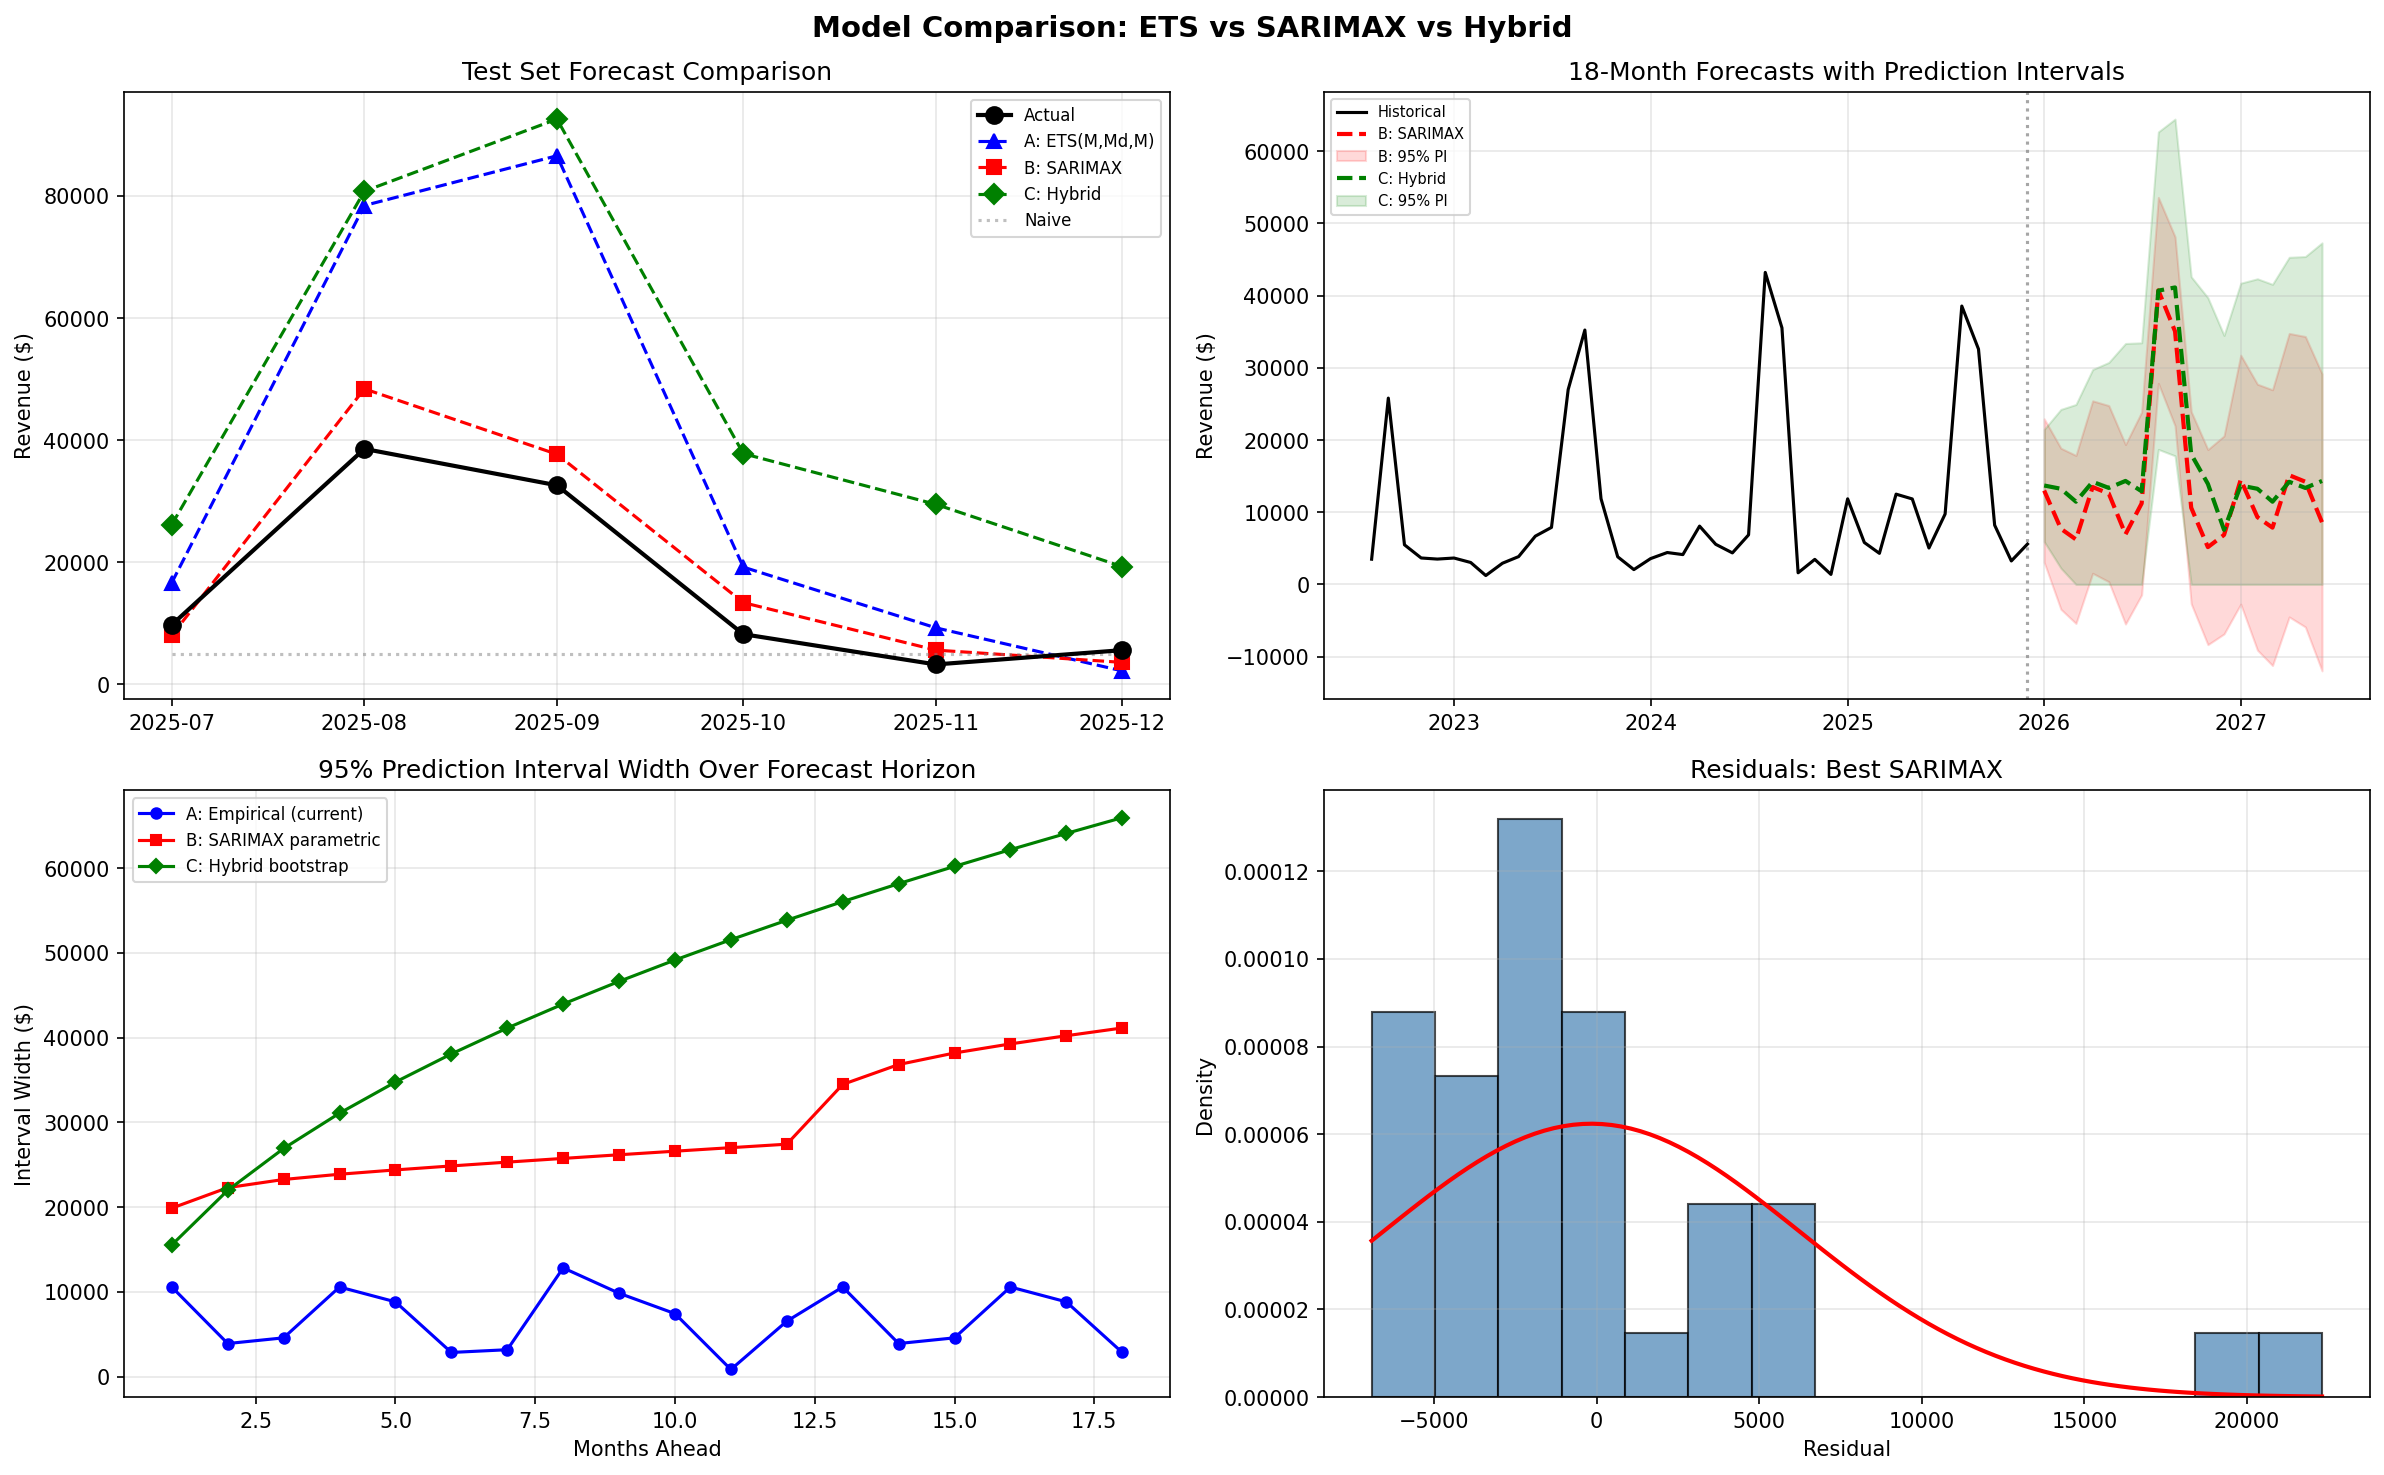

This figure's Python source:
"""
Model Comparison: ETS vs SARIMAX vs ETS+Regression Hybrid
==========================================================
Run this in VS Code to compare all three approaches on your data.

Usage:
    python model_comparison.py

Requires: pandas, numpy, statsmodels, scipy, matplotlib
Place this script in the same folder as Sales_Data_Urth Mama.csv
"""

import pandas as pd
import numpy as np
import matplotlib.pyplot as plt
import warnings
from statsmodels.tsa.holtwinters import ExponentialSmoothing
from statsmodels.tsa.statespace.sarimax import SARIMAX
from scipy import stats

warnings.filterwarnings('ignore')

# ==============================================================================
# STEP 1: LOAD & CLEAN DATA (same as your pipeline)
# ==============================================================================
print("=" * 70)
print("LOADING AND PREPARING DATA")
print("=" * 70)

df = pd.read_csv("Sales_Data_Urth Mama.csv")
df.columns = df.columns.str.strip().str.lower().str.replace(" ", "_", regex=False)
df["day"] = pd.to_datetime(df["day"], errors="coerce")

num_cols = ["product_variant_price", "discount_value", "orders", "gross_sales", "net_sales", "total_sales"]
for c in num_cols:
    if c in df.columns:
        df[c] = pd.to_numeric(df[c], errors="coerce")

# Aggregate to order level, then to monthly
df["year_month"] = df["day"].dt.to_period("M").dt.to_timestamp()
monthly_sales = df.groupby("year_month")["total_sales"].sum()
monthly_sales.index = pd.DatetimeIndex(monthly_sales.index)
monthly_sales = monthly_sales.asfreq("MS").ffill()

print(f"Monthly series: {len(monthly_sales)} months")
print(f"Range: {monthly_sales.index[0].strftime('%Y-%m')} to {monthly_sales.index[-1].strftime('%Y-%m')}")
print(f"Avg monthly revenue: ${monthly_sales.mean():,.0f}")

# ==============================================================================
# STEP 2: BUILD REGRESSORS
# ==============================================================================

def build_regressors(index):
    """Build exogenous regressor matrix for any date index."""
    exog = pd.DataFrame(index=index)

    # War dummies: Oct 2024, Nov 2024
    exog["war_oct24"] = (index == pd.Timestamp("2024-10-01")).astype(float)
    exog["war_nov24"] = (index == pd.Timestamp("2024-11-01")).astype(float)

    # Ramp-up indicator: 0 before July 2023, 1 after
    # (business was still growing in the first ~11 months)
    exog["mature"] = (index >= pd.Timestamp("2023-07-01")).astype(float)

    return exog


# ==============================================================================
# STEP 3: TRAIN/TEST SPLIT
# ==============================================================================

TEST_SIZE = 6
train_ts = monthly_sales.iloc[:-TEST_SIZE]
test_ts = monthly_sales.iloc[-TEST_SIZE:]

train_exog = build_regressors(train_ts.index)
test_exog = build_regressors(test_ts.index)

print(f"\nTrain: {len(train_ts)} months ({train_ts.index[0].strftime('%Y-%m')} to {train_ts.index[-1].strftime('%Y-%m')})")
print(f"Test:  {len(test_ts)} months ({test_ts.index[0].strftime('%Y-%m')} to {test_ts.index[-1].strftime('%Y-%m')})")

# Naive benchmark
naive_fc = pd.Series([train_ts.iloc[-1]] * TEST_SIZE, index=test_ts.index)
naive_mape = np.mean(np.abs((test_ts - naive_fc) / test_ts)) * 100

print(f"\nNaive MAPE (benchmark): {naive_mape:.2f}%")


# ==============================================================================
# HELPER: Evaluation metrics
# ==============================================================================

def evaluate(actual, predicted, model_name):
    """Calculate and print validation metrics."""
    errors = actual - predicted
    mae = np.mean(np.abs(errors))
    rmse = np.sqrt(np.mean(errors**2))
    mape = np.mean(np.abs(errors / actual)) * 100
    scale = np.mean(np.abs(np.diff(train_ts.values)))
    mase = mae / scale if scale > 0 else np.inf

    print(f"\n  {model_name}")
    print(f"  {'─'*45}")
    print(f"  MAE:  ${mae:,.0f}")
    print(f"  RMSE: ${rmse:,.0f}")
    print(f"  MAPE: {mape:.2f}%")
    print(f"  MASE: {mase:.3f} {'✓ beats naive' if mase < 1 else '✗ worse than naive'}")
    print(f"  Improvement vs naive: {naive_mape - mape:+.2f}%")

    return {"name": model_name, "mae": mae, "rmse": rmse, "mape": mape, "mase": mase}


# ==============================================================================
# MODEL A: CURRENT ETS (your existing approach, with war adjustment)
# ==============================================================================

print("\n" + "=" * 70)
print("MODEL A: CURRENT ETS (with war-month averaging)")
print("=" * 70)

# War adjustment (same as your current code)
train_adjusted = train_ts.copy()
for wm in ["2024-10-01", "2024-11-01"]:
    wm_ts = pd.Timestamp(wm)
    if wm_ts in train_adjusted.index:
        same_month_vals = train_ts[
            (train_ts.index.month == wm_ts.month) & (train_ts.index != wm_ts)
        ]
        if len(same_month_vals) > 0:
            train_adjusted[wm_ts] = same_month_vals.mean()

# Fit best ETS by AIC
use_seasonal = len(train_adjusted) >= 24
configs_ets = [
    {'error': 'add', 'trend': 'add', 'damped': False, 'seasonal': 'add' if use_seasonal else None},
    {'error': 'add', 'trend': 'add', 'damped': True,  'seasonal': 'add' if use_seasonal else None},
    {'error': 'mul', 'trend': 'add', 'damped': False, 'seasonal': 'add' if use_seasonal else None},
    {'error': 'mul', 'trend': 'add', 'damped': True,  'seasonal': 'add' if use_seasonal else None},
    {'error': 'mul', 'trend': 'mul', 'damped': True,  'seasonal': 'mul' if use_seasonal else None},
]

best_ets = None
best_aic = np.inf
for cfg in configs_ets:
    try:
        m = ExponentialSmoothing(
            train_adjusted,
            trend=cfg['trend'],
            damped_trend=cfg['damped'] if cfg['trend'] else False,
            seasonal=cfg['seasonal'],
            seasonal_periods=12 if cfg['seasonal'] else None,
            initialization_method='estimated', use_boxcox=False
        ).fit(optimized=True, use_brute=True)
        label = f"ETS({cfg['error'][0].upper()},{cfg['trend'][0].upper()}{'d' if cfg['damped'] else ''},{(cfg['seasonal'] or 'N')[0].upper()})"
        print(f"  {label}: AIC = {m.aic:.2f}")
        if m.aic < best_aic:
            best_aic = m.aic
            best_ets = m
            best_ets_label = label
    except:
        pass

print(f"  >>> Best: {best_ets_label}")

fc_a = best_ets.forecast(TEST_SIZE)
fc_a.index = test_ts.index
metrics_a = evaluate(test_ts, fc_a, f"Model A: {best_ets_label} (current)")


# ==============================================================================
# MODEL B: SARIMAX (with war dummies + maturity regressor)
# ==============================================================================

print("\n" + "=" * 70)
print("MODEL B: SARIMAX (with regressors)")
print("=" * 70)

# Try several SARIMAX orders (keep them low for 41 months of data)
sarimax_configs = [
    {"order": (1, 1, 1), "seasonal_order": (1, 0, 1, 12), "label": "SARIMAX(1,1,1)(1,0,1,12)"},
    {"order": (1, 1, 0), "seasonal_order": (1, 0, 1, 12), "label": "SARIMAX(1,1,0)(1,0,1,12)"},
    {"order": (0, 1, 1), "seasonal_order": (1, 0, 1, 12), "label": "SARIMAX(0,1,1)(1,0,1,12)"},
    {"order": (1, 1, 1), "seasonal_order": (0, 1, 1, 12), "label": "SARIMAX(1,1,1)(0,1,1,12)"},
    {"order": (1, 0, 1), "seasonal_order": (1, 0, 1, 12), "label": "SARIMAX(1,0,1)(1,0,1,12)"},
    {"order": (2, 1, 1), "seasonal_order": (1, 0, 1, 12), "label": "SARIMAX(2,1,1)(1,0,1,12)"},
]

best_sarimax = None
best_sarimax_aic = np.inf

for cfg in sarimax_configs:
    try:
        m = SARIMAX(
            train_ts,  # NOTE: raw data, not war-adjusted — dummies handle the war
            exog=train_exog,
            order=cfg["order"],
            seasonal_order=cfg["seasonal_order"],
            enforce_stationarity=False,
            enforce_invertibility=False
        ).fit(disp=False, maxiter=500)

        print(f"  {cfg['label']}: AIC = {m.aic:.2f}")
        if m.aic < best_sarimax_aic:
            best_sarimax_aic = m.aic
            best_sarimax = m
            best_sarimax_label = cfg['label']
    except Exception as e:
        print(f"  {cfg['label']}: Failed — {str(e)[:60]}")

if best_sarimax is not None:
    print(f"  >>> Best: {best_sarimax_label}")

    fc_b_result = best_sarimax.get_forecast(steps=TEST_SIZE, exog=test_exog)
    fc_b = fc_b_result.predicted_mean
    fc_b.index = test_ts.index
    metrics_b = evaluate(test_ts, fc_b, f"Model B: {best_sarimax_label}")

    # Print regressor coefficients
    print(f"\n  Regressor effects:")
    for param_name in ["war_oct24", "war_nov24", "mature"]:
        if param_name in best_sarimax.params.index:
            coef = best_sarimax.params[param_name]
            pval = best_sarimax.pvalues[param_name]
            sig = "***" if pval < 0.01 else "**" if pval < 0.05 else "*" if pval < 0.1 else ""
            print(f"    {param_name}: ${coef:,.0f} (p={pval:.3f}) {sig}")
else:
    print("  All SARIMAX models failed!")
    metrics_b = {"name": "Model B: SARIMAX", "mape": 999, "mase": 999}


# ==============================================================================
# MODEL C: ETS + REGRESSION HYBRID
# ==============================================================================

print("\n" + "=" * 70)
print("MODEL C: ETS + REGRESSION HYBRID")
print("=" * 70)

# Step C1: Regress out known effects from the raw series
import statsmodels.api as sm

exog_with_const = sm.add_constant(train_exog)
reg_model = sm.OLS(train_ts, exog_with_const).fit()

print("  Regression step (removing known effects):")
for param_name in ["war_oct24", "war_nov24", "mature"]:
    coef = reg_model.params[param_name]
    pval = reg_model.pvalues[param_name]
    sig = "***" if pval < 0.01 else "**" if pval < 0.05 else "*" if pval < 0.1 else ""
    print(f"    {param_name}: ${coef:,.0f} (p={pval:.3f}) {sig}")

# Remove regressor effects (keep the intercept — we're cleaning, not detrending)
regressor_effect_train = reg_model.predict(exog_with_const) - reg_model.params["const"]
cleaned_train = train_ts - regressor_effect_train + train_ts.mean()  # re-center

# Step C2: Fit ETS on the cleaned series
best_hybrid_ets = None
best_hybrid_aic = np.inf

for cfg in configs_ets:
    try:
        m = ExponentialSmoothing(
            cleaned_train,
            trend=cfg['trend'],
            damped_trend=cfg['damped'] if cfg['trend'] else False,
            seasonal=cfg['seasonal'],
            seasonal_periods=12 if cfg['seasonal'] else None,
            initialization_method='estimated', use_boxcox=False
        ).fit(optimized=True, use_brute=True)
        label = f"ETS({cfg['error'][0].upper()},{cfg['trend'][0].upper()}{'d' if cfg['damped'] else ''},{(cfg['seasonal'] or 'N')[0].upper()})"
        print(f"  Hybrid {label}: AIC = {m.aic:.2f}")
        if m.aic < best_hybrid_aic:
            best_hybrid_aic = m.aic
            best_hybrid_ets = m
            best_hybrid_label = label
    except:
        pass

print(f"  >>> Best hybrid ETS: {best_hybrid_label}")

# Step C3: Forecast with hybrid = ETS forecast + regressor effects for future
fc_c_ets = best_hybrid_ets.forecast(TEST_SIZE)
fc_c_ets.index = test_ts.index

test_exog_with_const = test_exog.copy()
test_exog_with_const.insert(0, "const", 1.0)  # manually add constant to match training shape
regressor_effect_test = reg_model.predict(test_exog_with_const) - reg_model.params["const"]

fc_c = fc_c_ets + regressor_effect_test - train_ts.mean() + reg_model.params["const"]
fc_c = fc_c.clip(lower=0)

metrics_c = evaluate(test_ts, fc_c, f"Model C: Hybrid (Regression + {best_hybrid_label})")


# ==============================================================================
# STEP 4: PREDICTION INTERVAL COMPARISON
# ==============================================================================

print("\n" + "=" * 70)
print("PREDICTION INTERVAL COMPARISON")
print("=" * 70)

FORECAST_HORIZON = 18

# --- Model A intervals: current empirical method ---
# Refit on full data (war-adjusted)
full_adjusted = monthly_sales.copy()
for wm in ["2024-10-01", "2024-11-01"]:
    wm_ts = pd.Timestamp(wm)
    if wm_ts in full_adjusted.index:
        same_month = monthly_sales[(monthly_sales.index.month == wm_ts.month) & (monthly_sales.index != wm_ts)]
        if len(same_month) > 0:
            full_adjusted[wm_ts] = same_month.mean()

ets_full = ExponentialSmoothing(
    full_adjusted, trend=best_ets.params_formatted.get('smoothing_trend', None) and 'add',
    seasonal='add' if use_seasonal else None,
    seasonal_periods=12 if use_seasonal else None,
    initialization_method='estimated', use_boxcox=False
).fit(optimized=True, use_brute=True)

fc_full_a = ets_full.forecast(FORECAST_HORIZON)
future_idx = pd.date_range(monthly_sales.index[-1] + pd.offsets.MonthBegin(1), periods=FORECAST_HORIZON, freq='MS')
fc_full_a.index = future_idx

# Empirical intervals (current method)
ref_ts = full_adjusted.drop(pd.Timestamp("2022-08-01"), errors='ignore')
empirical_widths = []
for dt, fc_val in zip(future_idx, fc_full_a.values):
    m = dt.month
    vals = ref_ts[ref_ts.index.month == m].values
    if len(vals) >= 2:
        mn = np.mean(vals)
        low95 = max(0, fc_val * np.percentile(vals, 2.5) / mn)
        high95 = fc_val * np.percentile(vals, 97.5) / mn
    else:
        low95 = fc_val * 0.5
        high95 = fc_val * 1.5
    empirical_widths.append(high95 - low95)

avg_empirical_width = np.mean(empirical_widths)
print(f"\n  Model A (empirical intervals):")
print(f"    Avg 95% interval width: ${avg_empirical_width:,.0f}")

# --- Model B intervals: SARIMAX parametric ---
if best_sarimax is not None:
    full_exog = build_regressors(monthly_sales.index)
    try:
        sarimax_full = SARIMAX(
            monthly_sales, exog=full_exog,
            order=best_sarimax.specification['order'],
            seasonal_order=best_sarimax.specification['seasonal_order'],
            enforce_stationarity=False, enforce_invertibility=False
        ).fit(disp=False, maxiter=500)

        future_exog = build_regressors(future_idx)
        fc_full_b_result = sarimax_full.get_forecast(steps=FORECAST_HORIZON, exog=future_exog)
        fc_full_b = fc_full_b_result.predicted_mean
        ci_b = fc_full_b_result.conf_int(alpha=0.05)

        sarimax_widths = (ci_b.iloc[:, 1] - ci_b.iloc[:, 0]).values
        avg_sarimax_width = np.mean(sarimax_widths)
        print(f"\n  Model B (SARIMAX parametric intervals):")
        print(f"    Avg 95% interval width: ${avg_sarimax_width:,.0f}")
    except Exception as e:
        print(f"\n  Model B interval calculation failed: {e}")
        avg_sarimax_width = None

# --- Model C intervals: bootstrapped from hybrid residuals ---
hybrid_resid = best_hybrid_ets.resid.dropna()
resid_std = hybrid_resid.std()

# Re-fit hybrid on full data
full_exog_wc = sm.add_constant(build_regressors(monthly_sales.index))
reg_full = sm.OLS(monthly_sales, full_exog_wc).fit()
reg_effect_full = reg_full.predict(full_exog_wc) - reg_full.params["const"]
cleaned_full = monthly_sales - reg_effect_full + monthly_sales.mean()

ets_hybrid_full = ExponentialSmoothing(
    cleaned_full, trend='add', damped_trend=True,
    seasonal='add' if use_seasonal else None,
    seasonal_periods=12 if use_seasonal else None,
    initialization_method='estimated', use_boxcox=False
).fit(optimized=True, use_brute=True)

fc_ets_hybrid_full = ets_hybrid_full.forecast(FORECAST_HORIZON)
fc_ets_hybrid_full.index = future_idx

future_exog_wc = build_regressors(future_idx).copy()
future_exog_wc.insert(0, "const", 1.0)
reg_effect_future = reg_full.predict(future_exog_wc) - reg_full.params["const"]
fc_full_c = fc_ets_hybrid_full + reg_effect_future - monthly_sales.mean() + reg_full.params["const"]

# Bootstrap intervals: use residual std with increasing uncertainty
bootstrap_widths = []
for h in range(1, FORECAST_HORIZON + 1):
    width = 2 * 1.96 * resid_std * np.sqrt(h)  # grows with horizon
    bootstrap_widths.append(width)
avg_bootstrap_width = np.mean(bootstrap_widths)
print(f"\n  Model C (bootstrap intervals from hybrid residuals):")
print(f"    Avg 95% interval width: ${avg_bootstrap_width:,.0f}")

# Interval improvement
print(f"\n  Interval width comparison (lower = tighter):")
print(f"    Model A (empirical):  ${avg_empirical_width:,.0f}  ← current")
if avg_sarimax_width:
    pct_b = (avg_empirical_width - avg_sarimax_width) / avg_empirical_width * 100
    print(f"    Model B (SARIMAX):    ${avg_sarimax_width:,.0f}  ({pct_b:+.1f}%)")
pct_c = (avg_empirical_width - avg_bootstrap_width) / avg_empirical_width * 100
print(f"    Model C (hybrid):     ${avg_bootstrap_width:,.0f}  ({pct_c:+.1f}%)")


# ==============================================================================
# STEP 5: SUMMARY TABLE
# ==============================================================================

print("\n" + "=" * 70)
print("FINAL COMPARISON")
print("=" * 70)

results = [metrics_a, metrics_b, metrics_c]
results_sorted = sorted(results, key=lambda x: x["mape"])

print(f"\n  {'Model':<50} {'MAPE':>8} {'MASE':>8} {'RMSE':>12}")
print(f"  {'─'*80}")
for r in results_sorted:
    winner = " ★ BEST" if r == results_sorted[0] else ""
    print(f"  {r['name']:<50} {r['mape']:>7.2f}% {r['mase']:>8.3f} ${r['rmse']:>10,.0f}{winner}")

print(f"\n  Naive benchmark MAPE: {naive_mape:.2f}%")

best = results_sorted[0]
print(f"\n  ═══════════════════════════════════════════")
print(f"  RECOMMENDATION: {best['name']}")
print(f"  MAPE: {best['mape']:.2f}% | MASE: {best['mase']:.3f}")
print(f"  ═══════════════════════════════════════════")


# ==============================================================================
# STEP 6: VISUALIZATION
# ==============================================================================

fig, axes = plt.subplots(2, 2, figsize=(16, 10))
fig.suptitle("Model Comparison: ETS vs SARIMAX vs Hybrid", fontsize=14, fontweight='bold')

# Plot 1: Test set comparison
ax1 = axes[0, 0]
ax1.plot(test_ts.index, test_ts.values, 'ko-', lw=2, ms=8, label='Actual', zorder=5)
ax1.plot(test_ts.index, fc_a.values, 'b^--', ms=7, label=f'A: {best_ets_label}')
if best_sarimax is not None:
    ax1.plot(test_ts.index, fc_b.values, 'rs--', ms=7, label=f'B: SARIMAX')
ax1.plot(test_ts.index, fc_c.values, 'gD--', ms=7, label='C: Hybrid')
ax1.plot(test_ts.index, naive_fc.values, ':', color='gray', alpha=0.5, label='Naive')
ax1.set_title('Test Set Forecast Comparison')
ax1.set_ylabel('Revenue ($)')
ax1.legend(fontsize=8)
ax1.grid(True, alpha=0.3)

# Plot 2: Full series + 18-month forecasts with intervals
ax2 = axes[0, 1]
ax2.plot(monthly_sales.index, monthly_sales.values, 'k-', lw=1.5, label='Historical')

if best_sarimax is not None and avg_sarimax_width is not None:
    ax2.plot(future_idx, fc_full_b.values, 'r--', lw=2, label='B: SARIMAX')
    ax2.fill_between(future_idx, ci_b.iloc[:, 0], ci_b.iloc[:, 1], color='red', alpha=0.15, label='B: 95% PI')

# Hybrid forecast + intervals
hybrid_low = fc_full_c.values - 1.96 * resid_std * np.sqrt(np.arange(1, FORECAST_HORIZON + 1))
hybrid_high = fc_full_c.values + 1.96 * resid_std * np.sqrt(np.arange(1, FORECAST_HORIZON + 1))
ax2.plot(future_idx, fc_full_c.values, 'g--', lw=2, label='C: Hybrid')
ax2.fill_between(future_idx, np.maximum(hybrid_low, 0), hybrid_high, color='green', alpha=0.15, label='C: 95% PI')

ax2.axvline(x=monthly_sales.index[-1], color='gray', ls=':', alpha=0.7)
ax2.set_title('18-Month Forecasts with Prediction Intervals')
ax2.set_ylabel('Revenue ($)')
ax2.legend(fontsize=7, loc='upper left')
ax2.grid(True, alpha=0.3)

# Plot 3: Interval widths by month
ax3 = axes[1, 0]
months_ahead = range(1, FORECAST_HORIZON + 1)
ax3.plot(months_ahead, empirical_widths, 'b-o', ms=5, label='A: Empirical (current)')
if avg_sarimax_width is not None:
    ax3.plot(months_ahead, sarimax_widths, 'r-s', ms=5, label='B: SARIMAX parametric')
ax3.plot(months_ahead, bootstrap_widths, 'g-D', ms=5, label='C: Hybrid bootstrap')
ax3.set_title('95% Prediction Interval Width Over Forecast Horizon')
ax3.set_xlabel('Months Ahead')
ax3.set_ylabel('Interval Width ($)')
ax3.legend(fontsize=8)
ax3.grid(True, alpha=0.3)

# Plot 4: Residual diagnostics of best model
ax4 = axes[1, 1]
if best_sarimax is not None:
    resids_best = best_sarimax.resid.dropna()
    ax4.set_title(f'Residuals: Best SARIMAX')
else:
    resids_best = hybrid_resid
    ax4.set_title(f'Residuals: Hybrid ETS')
ax4.hist(resids_best, bins=15, color='steelblue', edgecolor='black', alpha=0.7, density=True)
x_range = np.linspace(resids_best.min(), resids_best.max(), 100)
ax4.plot(x_range, stats.norm.pdf(x_range, resids_best.mean(), resids_best.std()), 'r-', lw=2)
ax4.set_xlabel('Residual')
ax4.set_ylabel('Density')
ax4.grid(True, alpha=0.3)

plt.tight_layout()
plt.savefig("model_comparison.png", dpi=150, bbox_inches='tight')
plt.show()

print("\n✅ Chart saved: model_comparison.png")
print("\nCopy the MAPE/MASE results and share them with Claude to decide which model to integrate into the pipeline.")
